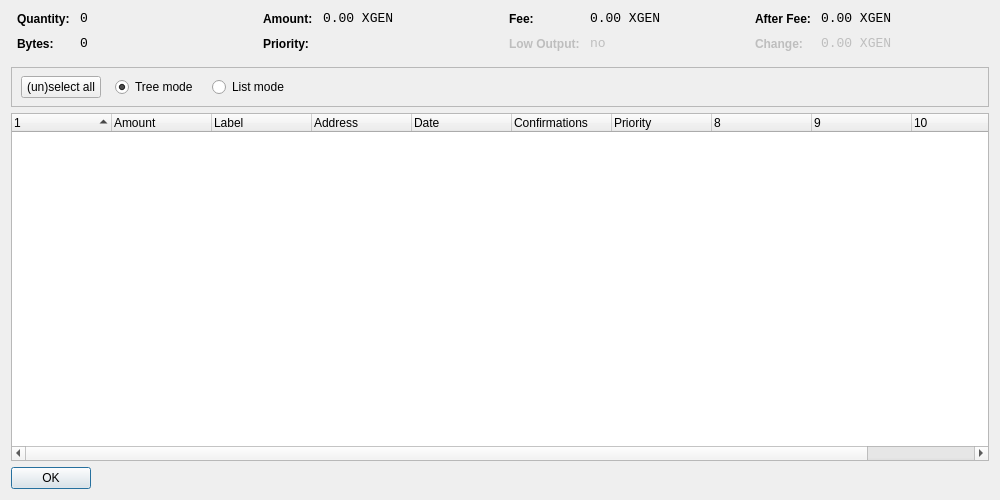
<?xml version="1.0" encoding="UTF-8"?>
<ui version="4.0">
 <class>CoinControlDialog</class>
 <widget class="QDialog" name="CoinControlDialog">
  <property name="geometry">
   <rect>
    <x>0</x>
    <y>0</y>
    <width>1000</width>
    <height>500</height>
   </rect>
  </property>
  <property name="windowTitle">
   <string>Coin Control</string>
  </property>
  <layout class="QVBoxLayout" name="verticalLayout">
   <item>
    <layout class="QHBoxLayout" name="horizontalLayoutTop" stretch="0,0,0,0">
     <property name="topMargin">
      <number>0</number>
     </property>
     <property name="bottomMargin">
      <number>10</number>
     </property>
     <item>
      <layout class="QFormLayout" name="formLayoutCoinControl1">
       <property name="horizontalSpacing">
        <number>10</number>
       </property>
       <property name="verticalSpacing">
        <number>10</number>
       </property>
       <property name="leftMargin">
        <number>6</number>
       </property>
       <property name="rightMargin">
        <number>6</number>
       </property>
       <item row="0" column="0">
        <widget class="QLabel" name="labelCoinControlQuantityText">
         <property name="styleSheet">
          <string notr="true">font-weight:bold;</string>
         </property>
         <property name="text">
          <string>Quantity:</string>
         </property>
        </widget>
       </item>
       <item row="0" column="1">
        <widget class="QLabel" name="labelCoinControlQuantity">
         <property name="font">
          <font>
           <family>Monospace</family>
           <pointsize>10</pointsize>
          </font>
         </property>
         <property name="cursor">
          <cursorShape>IBeamCursor</cursorShape>
         </property>
         <property name="contextMenuPolicy">
          <enum>Qt::ActionsContextMenu</enum>
         </property>
         <property name="text">
          <string notr="true">0</string>
         </property>
         <property name="textInteractionFlags">
          <set>Qt::LinksAccessibleByMouse|Qt::TextSelectableByKeyboard|Qt::TextSelectableByMouse</set>
         </property>
        </widget>
       </item>
       <item row="1" column="0">
        <widget class="QLabel" name="labelCoinControlBytesText">
         <property name="styleSheet">
          <string notr="true">font-weight:bold;</string>
         </property>
         <property name="text">
          <string>Bytes:</string>
         </property>
        </widget>
       </item>
       <item row="1" column="1">
        <widget class="QLabel" name="labelCoinControlBytes">
         <property name="font">
          <font>
           <family>Monospace</family>
           <pointsize>10</pointsize>
          </font>
         </property>
         <property name="cursor">
          <cursorShape>IBeamCursor</cursorShape>
         </property>
         <property name="contextMenuPolicy">
          <enum>Qt::ActionsContextMenu</enum>
         </property>
         <property name="text">
          <string notr="true">0</string>
         </property>
         <property name="textInteractionFlags">
          <set>Qt::LinksAccessibleByMouse|Qt::TextSelectableByKeyboard|Qt::TextSelectableByMouse</set>
         </property>
        </widget>
       </item>
      </layout>
     </item>
     <item>
      <layout class="QFormLayout" name="formLayoutCoinControl2">
       <property name="horizontalSpacing">
        <number>10</number>
       </property>
       <property name="verticalSpacing">
        <number>10</number>
       </property>
       <property name="leftMargin">
        <number>6</number>
       </property>
       <property name="rightMargin">
        <number>6</number>
       </property>
       <item row="0" column="0">
        <widget class="QLabel" name="labelCoinControlAmountText">
         <property name="styleSheet">
          <string notr="true">font-weight:bold;</string>
         </property>
         <property name="text">
          <string>Amount:</string>
         </property>
        </widget>
       </item>
       <item row="0" column="1">
        <widget class="QLabel" name="labelCoinControlAmount">
         <property name="font">
          <font>
           <family>Monospace</family>
           <pointsize>10</pointsize>
          </font>
         </property>
         <property name="cursor">
          <cursorShape>IBeamCursor</cursorShape>
         </property>
         <property name="contextMenuPolicy">
          <enum>Qt::ActionsContextMenu</enum>
         </property>
         <property name="text">
          <string notr="true">0.00 XGEN</string>
         </property>
         <property name="textInteractionFlags">
          <set>Qt::LinksAccessibleByMouse|Qt::TextSelectableByKeyboard|Qt::TextSelectableByMouse</set>
         </property>
        </widget>
       </item>
       <item row="1" column="0">
        <widget class="QLabel" name="labelCoinControlPriorityText">
         <property name="styleSheet">
          <string notr="true">font-weight:bold;</string>
         </property>
         <property name="text">
          <string>Priority:</string>
         </property>
        </widget>
       </item>
       <item row="1" column="1">
        <widget class="QLabel" name="labelCoinControlPriority">
         <property name="font">
          <font>
           <family>Monospace</family>
           <pointsize>10</pointsize>
          </font>
         </property>
         <property name="cursor">
          <cursorShape>IBeamCursor</cursorShape>
         </property>
         <property name="contextMenuPolicy">
          <enum>Qt::ActionsContextMenu</enum>
         </property>
         <property name="text">
          <string/>
         </property>
         <property name="textInteractionFlags">
          <set>Qt::LinksAccessibleByMouse|Qt::TextSelectableByKeyboard|Qt::TextSelectableByMouse</set>
         </property>
        </widget>
       </item>
      </layout>
     </item>
     <item>
      <layout class="QFormLayout" name="formLayoutCoinControl3">
       <property name="horizontalSpacing">
        <number>10</number>
       </property>
       <property name="verticalSpacing">
        <number>10</number>
       </property>
       <property name="leftMargin">
        <number>6</number>
       </property>
       <property name="rightMargin">
        <number>6</number>
       </property>
       <item row="0" column="0">
        <widget class="QLabel" name="labelCoinControlFeeText">
         <property name="styleSheet">
          <string notr="true">font-weight:bold;</string>
         </property>
         <property name="text">
          <string>Fee:</string>
         </property>
        </widget>
       </item>
       <item row="0" column="1">
        <widget class="QLabel" name="labelCoinControlFee">
         <property name="font">
          <font>
           <family>Monospace</family>
           <pointsize>10</pointsize>
          </font>
         </property>
         <property name="cursor">
          <cursorShape>IBeamCursor</cursorShape>
         </property>
         <property name="contextMenuPolicy">
          <enum>Qt::ActionsContextMenu</enum>
         </property>
         <property name="text">
          <string notr="true">0.00 XGEN</string>
         </property>
         <property name="textInteractionFlags">
          <set>Qt::LinksAccessibleByMouse|Qt::TextSelectableByKeyboard|Qt::TextSelectableByMouse</set>
         </property>
        </widget>
       </item>
       <item row="1" column="0">
        <widget class="QLabel" name="labelCoinControlLowOutputText">
         <property name="enabled">
          <bool>false</bool>
         </property>
         <property name="styleSheet">
          <string notr="true">font-weight:bold;</string>
         </property>
         <property name="text">
          <string>Low Output:</string>
         </property>
        </widget>
       </item>
       <item row="1" column="1">
        <widget class="QLabel" name="labelCoinControlLowOutput">
         <property name="enabled">
          <bool>false</bool>
         </property>
         <property name="font">
          <font>
           <family>Monospace</family>
           <pointsize>10</pointsize>
          </font>
         </property>
         <property name="cursor">
          <cursorShape>IBeamCursor</cursorShape>
         </property>
         <property name="contextMenuPolicy">
          <enum>Qt::ActionsContextMenu</enum>
         </property>
         <property name="text">
          <string notr="true">no</string>
         </property>
         <property name="textInteractionFlags">
          <set>Qt::LinksAccessibleByMouse|Qt::TextSelectableByKeyboard|Qt::TextSelectableByMouse</set>
         </property>
        </widget>
       </item>
      </layout>
     </item>
     <item>
      <layout class="QFormLayout" name="formLayoutCoinControl4">
       <property name="horizontalSpacing">
        <number>10</number>
       </property>
       <property name="verticalSpacing">
        <number>10</number>
       </property>
       <property name="leftMargin">
        <number>6</number>
       </property>
       <property name="rightMargin">
        <number>6</number>
       </property>
       <item row="0" column="0">
        <widget class="QLabel" name="labelCoinControlAfterFeeText">
         <property name="styleSheet">
          <string notr="true">font-weight:bold;</string>
         </property>
         <property name="text">
          <string>After Fee:</string>
         </property>
        </widget>
       </item>
       <item row="0" column="1">
        <widget class="QLabel" name="labelCoinControlAfterFee">
         <property name="font">
          <font>
           <family>Monospace</family>
           <pointsize>10</pointsize>
          </font>
         </property>
         <property name="cursor">
          <cursorShape>IBeamCursor</cursorShape>
         </property>
         <property name="contextMenuPolicy">
          <enum>Qt::ActionsContextMenu</enum>
         </property>
         <property name="text">
          <string notr="true">0.00 XGEN</string>
         </property>
         <property name="textInteractionFlags">
          <set>Qt::LinksAccessibleByMouse|Qt::TextSelectableByKeyboard|Qt::TextSelectableByMouse</set>
         </property>
        </widget>
       </item>
       <item row="1" column="0">
        <widget class="QLabel" name="labelCoinControlChangeText">
         <property name="enabled">
          <bool>false</bool>
         </property>
         <property name="styleSheet">
          <string notr="true">font-weight:bold;</string>
         </property>
         <property name="text">
          <string>Change:</string>
         </property>
        </widget>
       </item>
       <item row="1" column="1">
        <widget class="QLabel" name="labelCoinControlChange">
         <property name="enabled">
          <bool>false</bool>
         </property>
         <property name="font">
          <font>
           <family>Monospace</family>
           <pointsize>10</pointsize>
          </font>
         </property>
         <property name="cursor">
          <cursorShape>IBeamCursor</cursorShape>
         </property>
         <property name="contextMenuPolicy">
          <enum>Qt::ActionsContextMenu</enum>
         </property>
         <property name="text">
          <string notr="true">0.00 XGEN</string>
         </property>
         <property name="textInteractionFlags">
          <set>Qt::LinksAccessibleByMouse|Qt::TextSelectableByKeyboard|Qt::TextSelectableByMouse</set>
         </property>
        </widget>
       </item>
      </layout>
     </item>
    </layout>
   </item>
   <item>
    <widget class="QFrame" name="frame">
     <property name="minimumSize">
      <size>
       <width>0</width>
       <height>40</height>
      </size>
     </property>
     <property name="frameShape">
      <enum>QFrame::StyledPanel</enum>
     </property>
     <property name="frameShadow">
      <enum>QFrame::Sunken</enum>
     </property>
     <widget class="QWidget" name="horizontalLayoutWidget">
      <property name="geometry">
       <rect>
        <x>10</x>
        <y>0</y>
        <width>781</width>
        <height>41</height>
       </rect>
      </property>
      <layout class="QHBoxLayout" name="horizontalLayoutPanel" stretch="0,0,0,0,0">
       <property name="spacing">
        <number>14</number>
       </property>
       <item>
        <widget class="QPushButton" name="pushButtonSelectAll">
         <property name="sizePolicy">
          <sizepolicy hsizetype="Maximum" vsizetype="Fixed">
           <horstretch>0</horstretch>
           <verstretch>0</verstretch>
          </sizepolicy>
         </property>
         <property name="text">
          <string>(un)select all</string>
         </property>
        </widget>
       </item>
       <item>
        <widget class="QRadioButton" name="radioTreeMode">
         <property name="sizePolicy">
          <sizepolicy hsizetype="Maximum" vsizetype="Fixed">
           <horstretch>0</horstretch>
           <verstretch>0</verstretch>
          </sizepolicy>
         </property>
         <property name="text">
          <string>Tree mode</string>
         </property>
         <property name="checked">
          <bool>true</bool>
         </property>
        </widget>
       </item>
       <item>
        <widget class="QRadioButton" name="radioListMode">
         <property name="sizePolicy">
          <sizepolicy hsizetype="Maximum" vsizetype="Fixed">
           <horstretch>0</horstretch>
           <verstretch>0</verstretch>
          </sizepolicy>
         </property>
         <property name="text">
          <string>List mode</string>
         </property>
        </widget>
       </item>
       <item>
        <spacer name="horizontalSpacer">
         <property name="orientation">
          <enum>Qt::Horizontal</enum>
         </property>
         <property name="sizeHint" stdset="0">
          <size>
           <width>40</width>
           <height>20</height>
          </size>
         </property>
        </spacer>
       </item>
      </layout>
     </widget>
    </widget>
   </item>
   <item>
    <widget class="CoinControlTreeWidget" name="treeWidget">
     <property name="contextMenuPolicy">
      <enum>Qt::CustomContextMenu</enum>
     </property>
     <property name="sortingEnabled">
      <bool>false</bool>
     </property>
     <property name="columnCount">
      <number>11</number>
     </property>
     <attribute name="headerShowSortIndicator" stdset="0">
      <bool>true</bool>
     </attribute>
     <attribute name="headerStretchLastSection">
      <bool>false</bool>
     </attribute>
     <column>
      <property name="text">
       <string/>
      </property>
     </column>
     <column>
      <property name="text">
       <string>Amount</string>
      </property>
     </column>
     <column>
      <property name="text">
       <string>Label</string>
      </property>
     </column>
     <column>
      <property name="text">
       <string>Address</string>
      </property>
     </column>
     <column>
      <property name="text">
       <string>Date</string>
      </property>
     </column>
     <column>
      <property name="text">
       <string>Confirmations</string>
      </property>
      <property name="toolTip">
       <string>Confirmed</string>
      </property>
     </column>
     <column>
      <property name="text">
       <string>Priority</string>
      </property>
     </column>
     <column>
      <property name="text">
       <string/>
      </property>
     </column>
     <column>
      <property name="text">
       <string/>
      </property>
     </column>
     <column>
      <property name="text">
       <string/>
      </property>
     </column>
     <column>
      <property name="text">
       <string/>
      </property>
     </column>
    </widget>
   </item>
   <item>
    <widget class="QDialogButtonBox" name="buttonBox">
     <property name="sizePolicy">
      <sizepolicy hsizetype="Maximum" vsizetype="Fixed">
       <horstretch>0</horstretch>
       <verstretch>0</verstretch>
      </sizepolicy>
     </property>
     <property name="orientation">
      <enum>Qt::Horizontal</enum>
     </property>
     <property name="standardButtons">
      <set>QDialogButtonBox::Ok</set>
     </property>
    </widget>
   </item>
  </layout>
 </widget>
 <customwidgets>
  <customwidget>
   <class>CoinControlTreeWidget</class>
   <extends>QTreeWidget</extends>
   <header>coincontroltreewidget.h</header>
  </customwidget>
 </customwidgets>
 <resources/>
 <connections/>
</ui>
